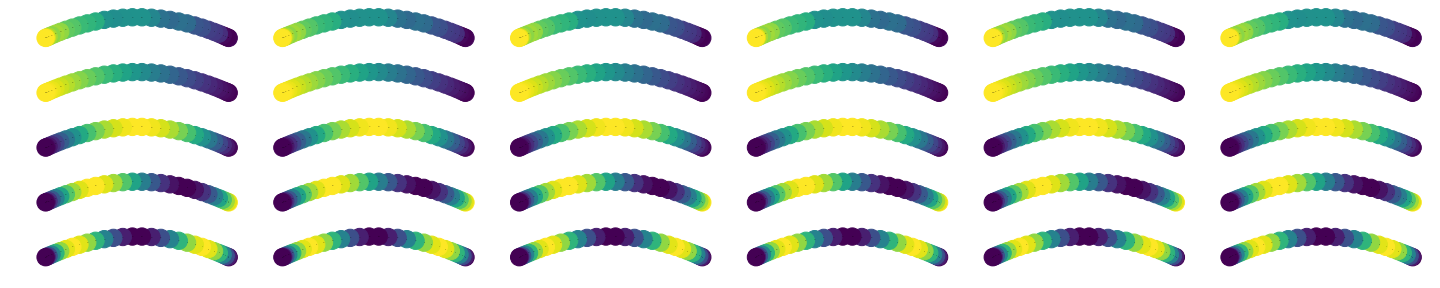

Write the Python code that produced this figure.
#!/usr/bin/env python2
# -*- coding: utf-8 -*-
"""
Created on Tue Mar 20 16:48:26 2018

@author: chunyilyu
"""
from numpy import linalg as LA
import numpy as np
import matplotlib.pyplot as plt
import networkx as nx
#%%
#adjancent matrix
chain = nx.grid_graph([30])
A = nx.to_numpy_array(chain)
#%%
#degree matrix
D = np.diag(np.sum(A,axis = 1))
#%%
L = D - A

#%%
#eigenvector
w,v = np.linalg.eigh(L)
v = v.T
#%%
#sort 
results = np.argsort(w)
#%%
fig, axes = plt.subplots(nrows=5, ncols=6, sharex=True, sharey=True, figsize=(20,4))
i = 0
for v_i,ax in zip(v,axes):
    for col in ax: 
    
        pos = nx.spectral_layout(chain)
        nx.draw_networkx(chain, pos=pos, node_color=v_i, font_size=0)
        col.set_axis_off()
        
    

fig.tight_layout(pad=0.1)
plt.savefig('Q1.png')
#%%
pos = nx.spectral_layout(chain)
nx.draw_networkx(chain, pos=pos, node_color=v[results[0]], font_size=0)

#%%
lattice = nx.grid_graph([30,30])

#%%
#Adjance matrix
A = nx.to_numpy_array(lattice)
#%%
#degree matrix

D = np.diag(np.sum(A,axis = 1))

#%%
L = D - A
w,v = np.linalg.eigh(L)
v = v.T
#%%
pos = nx.spectral_layout(lattice)
nx.draw_networkx(lattice, pos=pos, node_color=v[0], font_size=0)

#%%
fig, axes = plt.subplots(nrows=5, ncols=6, sharex=True, sharey=True, figsize=(20,4))
for v_i,ax in zip(v,axes):
    nx.draw_networkx(lattice, pos=pos, node_color=v[0], font_size=0)
    ax.set_axis_off()
    #ax.plot(recon)
    #ax.imshow(image)
fig.tight_layout(pad=0.1)
plt.savefig('Q2.png')
#%%
from PIL import Image
path = './dog.jpeg'
img_raw = Image.open(path)
img = np.array(img_raw.resize((150, 150), Image.ANTIALIAS))
gray_scale = np.dot(img[...,:3], [0.299, 0.587, 0.114])
plt.imshow(gray_scale,cmap='gray')

#%%
lattice = nx.grid_graph([150,150])
L = nx.laplacian_matrix(lattice)
#%%
la = L.toarray()
#%%

w,v = np.linalg.eigh(la)
v = v.T
#%%
import seaborn as sns
ax = sns.heatmap(np.reshape(v[0], [150, 150]), cmap="Greens")
#%%
E = v[-30:]
proj = np.dot(np.reshape(gray_scale, [1,22500]), E.T)
recon = np.dot(proj, E)

#%%
plt.imshow(np.reshape(recon, [150, 150]),cmap='gray')

